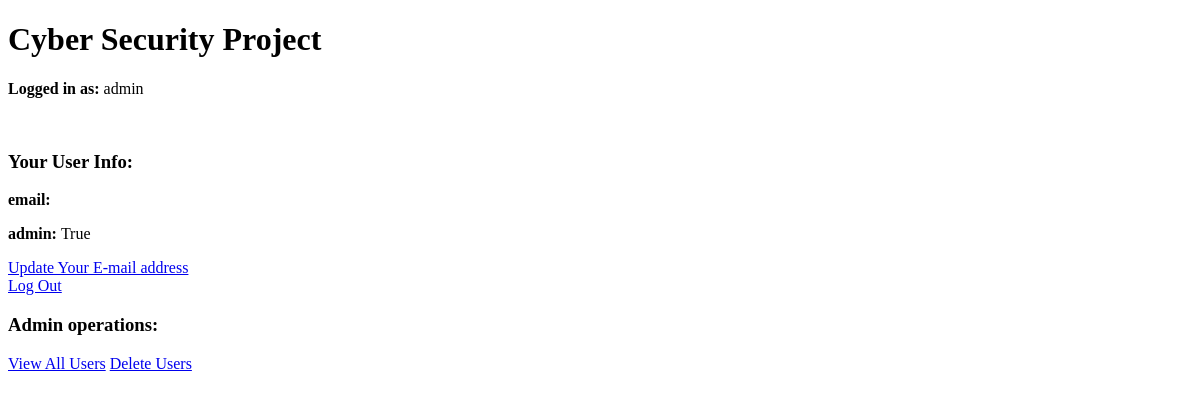
Page / (signed in) on the earlier database version.
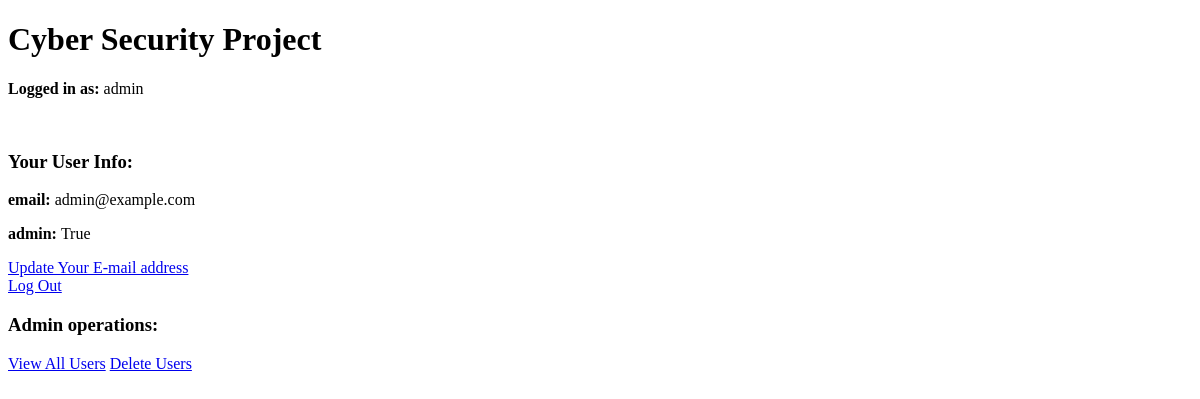
Same page on the later database version.
### tables this page shows
CREATE TABLE users (
    id integer primary key autoincrement,
    email text,
    username text unique,
    password text,
    admin boolean
);

### app.py (the view)
@app.route("/")
def index():
    conn = get_db_connection()
    users = conn.execute('select * from users').fetchall()
    conn.close()
    return render_template("index.html", users=users)

### app.py (called while the page is built)
def get_db_connection():
    conn = sqlite3.connect('database.db')
    conn.row_factory = sqlite3.Row
    return conn

### templates/index.html (shortened to what this page needs)
<!DOCTYPE html>
<html xmlns="http://www.w3.org/1999/xhtml">
    <head>
    </head>
    <body>
        <h1>Cyber Security Project</h1>
        {% if session.user_id %}
        <p><strong>Logged in as: </strong><span>{{ session.username }}</span></p>
        <br>
        <h3>Your User Info:</h3>
        <p><strong>email: </strong><span>{{ session.user_email }}</span></p>
        <p><strong>admin: </strong><span>{{ session.user_admin }}</span></p>
        <a href="/update/{{ session.user_id }}">Update Your E-mail address</a>
        <br>
        <a href="/logout">Log Out</a>
        {% if session.user_admin %}
        <h3>Admin operations:</h3>
        <a href="/view">View All Users</a>
        <a href="/delete">Delete Users</a>
        {% endif %}
        {% else %}
        <a href="/login">Log In</a>
        <a href="/create">Sign Up</a>
        {% endif %}
    </body>

Differences in the rows shown:
changed users "admin": user_email (not shown) → "admin@example.com"
